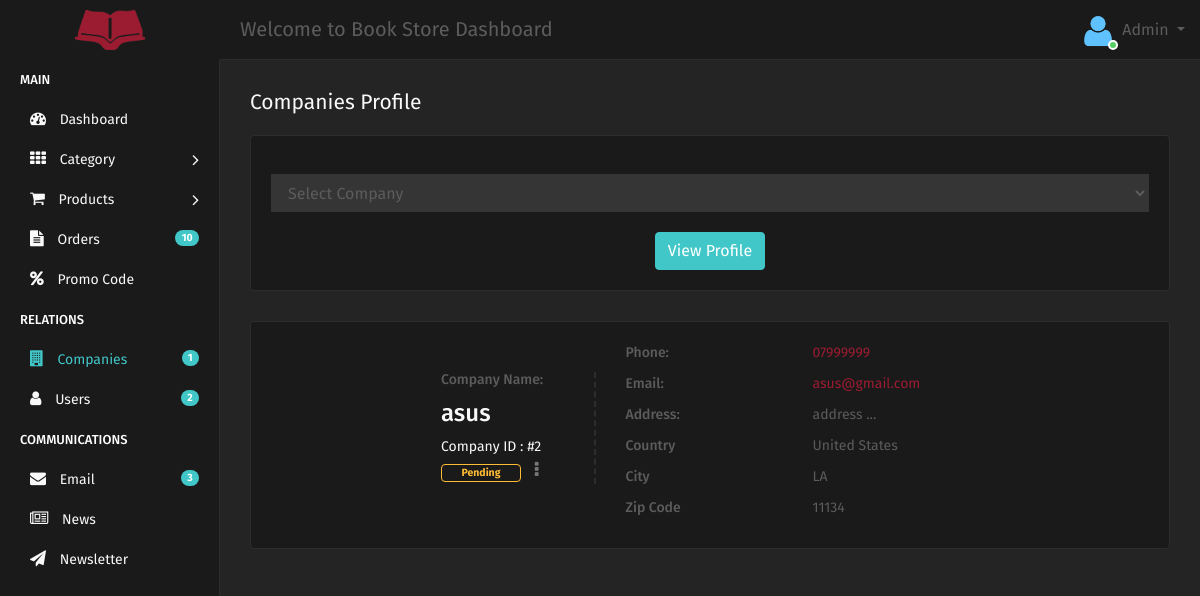
The page /Admin/company.php (signed in) on the database its author committed.
### tables this page shows
CREATE TABLE `company` (
  `ID` int(11) NOT NULL,
  `EMAIL` text NOT NULL,
  `PASSWORD` text NOT NULL,
  `NAME` text NOT NULL,
  `PHONE_NUMBER` text NOT NULL,
  `COUNTRY` text NOT NULL,
  `CITY` text NOT NULL,
  `ADDRESS` text NOT NULL,
  `ZIP_CODE` text NOT NULL,
  `STATUS` text NOT NULL
);

### Admin/company.php (the view, shortened to what this page needs)
<!DOCTYPE html>
<html>
<?php include ("include/head.php");?>
<body>
    <div class="main-wrapper">
<?php include ("include/header.php");?>
<?php $active = "company"; include ("include/sidebar.php");?>
        <div class="page-wrapper">
            <div class="content container-fluid">
                <div class="row">
                    <div class="col-sm-12">
                        <h4 class="page-title">Companies Profile</h4>
                    </div>
                </div>
				<div class="row">
                    <div class="col-md-12">
                        <div class="card-box">
							<form action="" method="post">
								<div class="form-group row">
									<div class="col-md-12">
										<select name="COMPANY_ID" class="form-control">
											<option disabled select selected hidden >Select Company</option>';
										</select>
									</div>
								</div>
								<div class="text-center">
									<button type="submit" class="btn btn-primary">View Profile</button>
								</div>
							</form>
						</div>
                    </div>
                </div>
				<?php
				if(!isset($_POST["COMPANY_ID"]) && !isset($_GET["company_id"]) && !isset( $_POST["CATEGORY"])){
					$query = "SELECT * FROM `company` WHERE `STATUS`='pending' ORDER BY `ID` DESC";
					$result = $link->query($query);
					while($array = $result->fetch_array()){
					$company_id = $array["ID"];
					$name = $array["NAME"];
					$email = $array["EMAIL"];
					$phone_number = $array["PHONE_NUMBER"];
					$country = $array["COUNTRY"];
					$city = $array["CITY"];
					$address = $array["ADDRESS"];
					$zip_code = $array["ZIP_CODE"];
				echo '
				<div class="card-box m-b-0">
                    <div class="row">
                        <div class="col-md-12">
                            <div class="profile-view">
                                <div class="profile-basic">
                                    <div class="row">
                                        <div class="col-md-3">
                                            <div class="profile-info-left">
												<h5 class="user-name m-t-30 m-b-0">Company Name:</h5>
                                                <h3 class=" m-t-10">'.$name.'</h3>
                                                <div class="staff-id">Company ID : #'.$company_id.'</div>
												<div class="dropdown dropdown-action">
													<span class="badge badge-warning-border">Pending</span>
													<a href="#" class="action-icon dropdown-toggle" data-toggle="dropdown" aria-expanded="false"><i class="fa fa-ellipsis-v"></i></a>
														<a class="dropdown-item"
														href="php/company.php?action=accepted&company_id='.$company_id.'">
														</a>
														<a class="dropdown-item"
														href="php/company.php?action=rejected&company_id='.$company_id.'">
														</a>
												</div>
											</div>
                                        </div>
                                        <div class="col-md-9">
                                            <ul class="personal-info">
                                                <li>
                                                    <span class="title">Phone:</span>
                                                    <span class="text"><a href="#">'.$phone_number.'</a></span>
                                                </li>
                                                <li>
                                                    <span class="title">Email:</span>
                                                    <span class="text"><a href="#">'.$email.'</a></span>
                                                </li>
                                                <li>
                                                    <span class="title">Address:</span>
                                                    <span class="text">'.$address.'</span>
                                                </li>
                                                <li>
                                                    <span class="title">Country</span>
                                                    <span class="text">'.$country.'</span>
                                                </li>
												<li>
                                                    <span class="title">City</span>
                                                    <span class="text">'.$city.'</span>
                                                </li>
												<li>
                                                    <span class="title">Zip Code</span>
                                                    <span class="text">'.$zip_code.'</span>
                                                </li>
                                            </ul>
                                        </div>
                                    </div>
                                </div>
                            </div>
                        </div>
                    </div>
                </div><br>';
					}
				}
				?>
            </div>
        </div>
    </div>
</body>
</html>

### rows shown on the page
company: NAME "asus", ID "2", PHONE_NUMBER "07999999", EMAIL "asus@gmail.com", ADDRESS "address ...", COUNTRY "United States", CITY "LA", ZIP_CODE "11134"

### other values the page prints
$counter_order "10"
$array["company"] "1"
$counter_user "2"
$counter "3"
